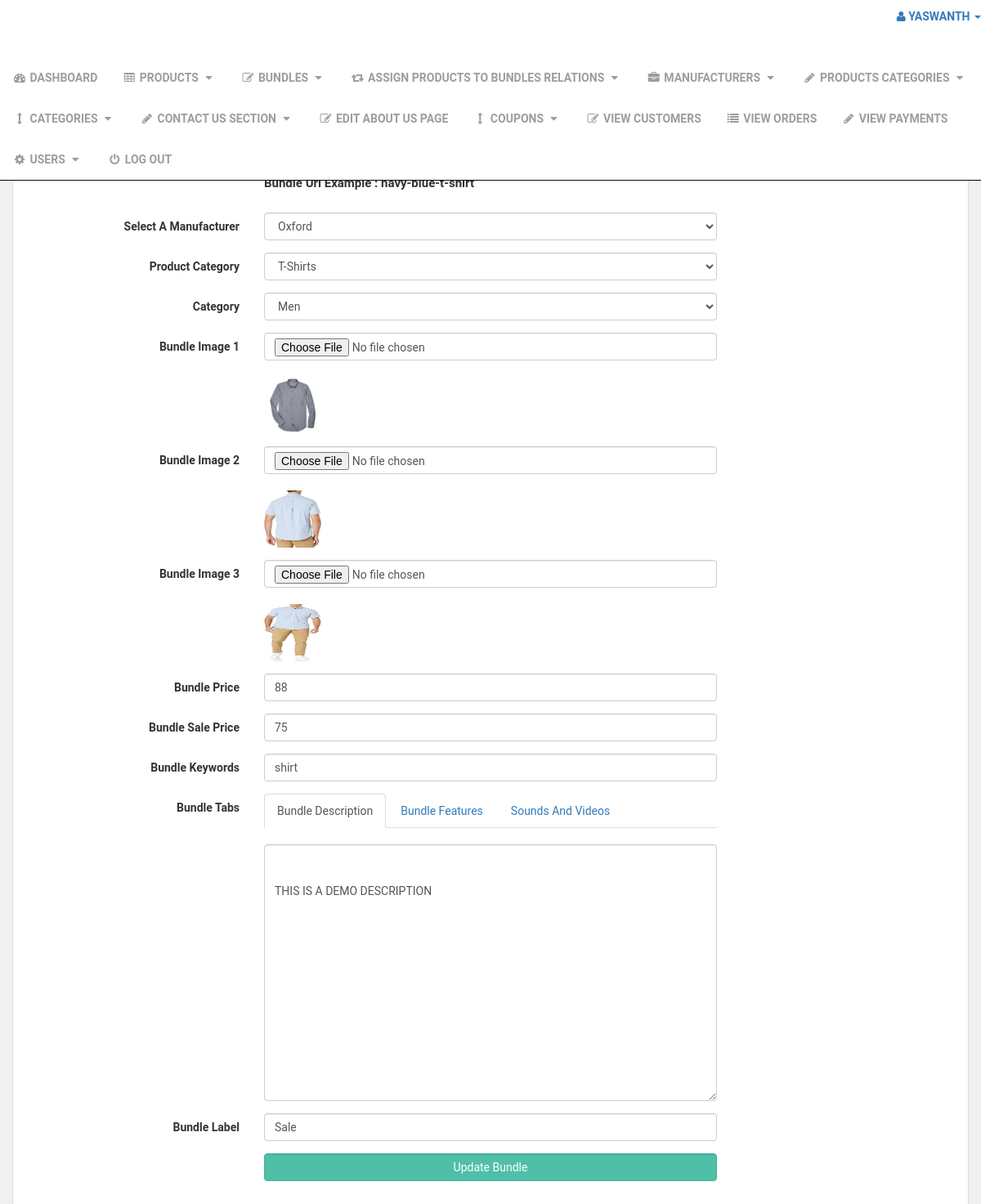
Screenshot of /admin_area/index.php?edit_bundle=15 (signed in) with the database file from the repository.
### tables this page shows
CREATE TABLE `manufacturers` (
  `manufacturer_id` int(10) NOT NULL,
  `manufacturer_title` text NOT NULL,
  `manufacturer_top` text NOT NULL,
  `manufacturer_image` text NOT NULL
);

CREATE TABLE `product_categories` (
  `p_cat_id` int(10) NOT NULL,
  `p_cat_title` text NOT NULL,
  `p_cat_top` text NOT NULL,
  `p_cat_image` text NOT NULL
);

CREATE TABLE `categories` (
  `cat_id` int(10) NOT NULL,
  `cat_title` text NOT NULL,
  `cat_top` text NOT NULL,
  `cat_image` text NOT NULL
);

CREATE TABLE `products` (
  `product_id` int(10) NOT NULL,
  `p_cat_id` int(10) NOT NULL,
  `cat_id` int(10) NOT NULL,
  `manufacturer_id` int(10) NOT NULL,
  `date` timestamp NOT NULL DEFAULT current_timestamp() ON UPDATE current_timestamp(),
  `product_title` text NOT NULL,
  `product_url` text NOT NULL,
  `product_img1` text NOT NULL,
  `product_img2` text NOT NULL,
  `product_img3` text NOT NULL,
  `product_price` int(10) NOT NULL,
  `product_psp_price` int(100) NOT NULL,
  `product_desc` text NOT NULL,
  `product_features` text NOT NULL,
  `product_video` text NOT NULL,
  `product_keywords` text NOT NULL,
  `product_label` text NOT NULL,
  `status` varchar(255) NOT NULL
);

### admin_area/edit_bundle.php (the view, shortened to what this page needs)
<?php
if(!isset($_SESSION['admin_email'])){
echo "<script>window.open('login.php','_self')</script>";
}
else {
?>
<?php
if(isset($_GET['edit_bundle'])){
$edit_id = $_GET['edit_bundle'];
$get_p = "select * from products where product_id='$edit_id'";
$run_edit = mysqli_query($con,$get_p);
$row_edit = mysqli_fetch_array($run_edit);
$p_cat = $row_edit['p_cat_id'];
$cat = $row_edit['cat_id'];
$m_id = $row_edit['manufacturer_id'];
$p_image1 = $row_edit['product_img1'];
$p_image2 = $row_edit['product_img2'];
$p_image3 = $row_edit['product_img3'];
$p_price = $row_edit['product_price'];
$p_desc = $row_edit['product_desc'];
$p_keywords = $row_edit['product_keywords'];
$psp_price = $row_edit['product_psp_price'];
$p_label = $row_edit['product_label'];
}
$get_manufacturer = "select * from manufacturers where manufacturer_id='$m_id'";
$run_manufacturer = mysqli_query($con,$get_manufacturer);
$row_manfacturer = mysqli_fetch_array($run_manufacturer);
$manufacturer_id = $row_manfacturer['manufacturer_id'];
$manufacturer_title = $row_manfacturer['manufacturer_title'];
$get_p_cat = "select * from product_categories where p_cat_id='$p_cat'";
$run_p_cat = mysqli_query($con,$get_p_cat);
$row_p_cat = mysqli_fetch_array($run_p_cat);
$p_cat_title = $row_p_cat['p_cat_title'];
$get_cat = "select * from categories where cat_id='$cat'";
$run_cat = mysqli_query($con,$get_cat);
$row_cat = mysqli_fetch_array($run_cat);
$cat_title = $row_cat['cat_title'];
?>
<!DOCTYPE html>
<html>
<head>
</head>
<body>
<div class="row">
<div class="col-lg-12">
<ol class="breadcrumb">
<li class="active">
</li>
</ol>
</div>
</div>
<div class="row">
<div class="col-lg-12">
<div class="panel panel-default">
<div class="panel-heading">
<h3 class="panel-title">
</h3>
</div>
<div class="panel-body">
<form class="form-horizontal" method="post" enctype="multipart/form-data">
<div class="form-group" >
<label class="col-md-3 control-label" > Bundle Title </label>
<div class="col-md-6" >
</div>
</div>
<div class="form-group" >
<label class="col-md-3 control-label" > Bundle Url </label>
<div class="col-md-6" >
<br>
<p style="font-size:15px; font-weight:bold;">
Bundle Url Example : navy-blue-t-shirt
</p>
</div>
</div>
<div class="form-group" >
<label class="col-md-3 control-label" > Select A Manufacturer </label>
<div class="col-md-6" >
<select name="manufacturer" class="form-control">
<option value="<?php echo $manufacturer_id; ?>">
<?php echo $manufacturer_title; ?>
</option>
</select>
</div>
</div>
<div class="form-group" >
<label class="col-md-3 control-label" > Product Category </label>
<div class="col-md-6" >
<select name="product_cat" class="form-control" >
<option value="<?php echo $p_cat; ?>" > <?php echo $p_cat_title; ?> </option>
</select>
</div>
</div>
<div class="form-group" >
<label class="col-md-3 control-label" > Category </label>
<div class="col-md-6" >
<select name="cat" class="form-control" >
<option value="<?php echo $cat; ?>" > <?php echo $cat_title; ?> </option>
</select>
</div>
</div>
<div class="form-group" >
<label class="col-md-3 control-label" > Bundle Image 1 </label>
<div class="col-md-6" >
<input type="file" name="product_img1" class="form-control" >
<br><img src="product_images/<?php echo $p_image1; ?>" width="70" height="70" >
</div>
</div>
<div class="form-group" >
<label class="col-md-3 control-label" > Bundle Image 2 </label>
<div class="col-md-6" >
<input type="file" name="product_img2" class="form-control" >
<br><img src="product_images/<?php echo $p_image2; ?>" width="70" height="70" >
</div>
</div>
<div class="form-group" >
<label class="col-md-3 control-label" > Bundle Image 3 </label>
<div class="col-md-6" >
<input type="file" name="product_img3" class="form-control" >
<br><img src="product_images/<?php echo $p_image3; ?>" width="70" height="70" >
</div>
</div>
<div class="form-group" >
<label class="col-md-3 control-label" > Bundle Price </label>
<div class="col-md-6" >
<input type="text" name="product_price" class="form-control" required value="<?php echo $p_price; ?>" >
</div>
</div>
<div class="form-group" >
<label class="col-md-3 control-label" > Bundle Sale Price </label>
<div class="col-md-6" >
<input type="text" name="psp_price" class="form-control" required value="<?php echo $psp_price; ?>">
</div>
</div>
<div class="form-group" >
<label class="col-md-3 control-label" > Bundle Keywords </label>
<div class="col-md-6" >
<input type="text" name="product_keywords" class="form-control" required value="<?php echo $p_keywords; ?>" >
</div>
</div>
<div class="form-group" >
<label class="col-md-3 control-label" > Bundle Tabs </label>
<div class="col-md-6" >
<ul class="nav nav-tabs">
<li class="active">
<a data-toggle="tab" href="#description"> Bundle Description </a>
</li>
<li>
<a data-toggle="tab" href="#features"> Bundle Features </a>
</li>
<li>
<a data-toggle="tab" href="#video"> Sounds And Videos </a>
</li>
</ul>
<div class="tab-content">
<div id="description" class="tab-pane fade in active">
<br>
<textarea name="product_desc" class="form-control" rows="15" id="product_desc">
<?php echo $p_desc; ?>
</textarea>
</div>
</div>
</div>
</div>
<div class="form-group" >
<label class="col-md-3 control-label" > Bundle Label </label>
<div class="col-md-6" >
<input type="text" name="product_label" class="form-control" required value="<?php echo $p_label; ?>">
</div>
</div>
<div class="form-group" >
<label class="col-md-3 control-label" ></label>
<div class="col-md-6" >
<input type="submit" name="update" value="Update Bundle" class="btn btn-primary form-control" >
</div>
</div>
</form>
</div>
</div>
</div>
</div>
</body>
</html>
<?php } ?>

### admin_area/includes/sidebar.php (shortened to what this page needs)
<?php
if(!isset($_SESSION['admin_email'])){
echo "<script>window.open('login.php','_self')</script>";
}
else {
?>
<nav class="navbar navbar-inverse navbar-fixed-top" >
<div class="navbar-header" >
<a class="navbar-brand" href="index.php?dashboard" >Admin Panel</a>
</div>
<ul class="nav navbar-right top-nav" >
<li class="dropdown" >
<a href="#" class="dropdown-toggle" data-toggle="dropdown" >
<i class="fa fa-user" ></i>
<?php echo $admin_name; ?> <b class="caret" ></b>
</a>
</li>
</ul>
<div class="collapse navbar-collapse navbar-ex1-collapse">
<ul class="nav navbar-nav side-nav">
<li>
<a href="index.php?dashboard">
<i class="fa fa-fw fa-dashboard"></i> Dashboard
</a>
</li>
<li>
<a href="#" data-toggle="collapse" data-target="#products">
<i class="fa fa-fw fa-table"></i> Products
<i class="fa fa-fw fa-caret-down"></i>
</a>
</li>
<li>
<a href="#" data-toggle="collapse" data-target="#bundles">
<i class="fa fa-fw fa-edit"></i> Bundles
<i class="fa fa-fw fa-caret-down"></i>
</a>
</li>
<li>
<a href="#" data-toggle="collapse" data-target="#relations">
<i class="fa fa-fw fa-retweet"></i> Assign Products To Bundles Relations
<i class="fa fa-fw fa-caret-down"></i>
</a>
</li>
<li>
<a href="#" data-toggle="collapse" data-target="#manufacturers">
<i class="fa fa-fw fa-briefcase"></i> Manufacturers
<i class="fa fa-fw fa-caret-down"></i>
</a>
</li>
<li>
<a href="#" data-toggle="collapse" data-target="#p_cat">
<i class="fa fa-fw fa-pencil"></i> Products Categories
<i class="fa fa-fw fa-caret-down"></i>
</a>
</li>
<li>
<a href="#" data-toggle="collapse" data-target="#cat">
<i class="fa fa-fw fa-arrows-v"></i> Categories
<i class="fa fa-fw fa-caret-down"></i>
</a>
</li>
<li>
<a href="#" data-toggle="collapse" data-target="#contact_us">
<i class="fa fa-fw fa-pencil"> </i> Contact Us Section
<i class="fa fa-fw fa-caret-down"></i>
</a>
</li>
<li>
<a href="index.php?edit_about_us">
<i class="fa fa-fw fa-edit"></i> Edit About Us Page
</a>
</li>
<li>
<a href="#" data-toggle="collapse" data-target="#coupons">
<i class="fa fa-fw fa-arrows-v"></i> Coupons
<i class="fa fa-fw fa-caret-down"></i>
</a>
</li>
<li>
<a href="index.php?view_customers">
<i class="fa fa-fw fa-edit"></i> View Customers
</a>
</li>
<li>
<a href="index.php?view_orders">
<i class="fa fa-fw fa-list"></i> View Orders
</a>
</li>
<li>
<a href="index.php?view_payments">
<i class="fa fa-fw fa-pencil"></i> View Payments
</a>
</li>
<li>
<a href="#" data-toggle="collapse" data-target="#users">
<i class="fa fa-fw fa-gear"></i> Users
<i class="fa fa-fw fa-caret-down"></i>
</a>
</li>
<li>
<a href="logout.php">
<i class="fa fa-fw fa-power-off"></i> Log Out
</a>
</li>
</ul>
</div>
</nav>
<?php } ?>

### styles/style.css (style rules this page uses)
body { font-family: "Roboto", Helvetica, Arial, sans-serif; font-size: 14px; line-height: 1.42857143; color: #333333; background-color: #f0f0f0; overflow-x: hidden; }
.navbar { background:white; }
.navbar-brand { float:left; padding: 10px 15px; font-size:18px; line-height:20px; height:70px; }
.navbar ul.nav > li > a { text-transform:uppercase; font-weight:bold; font-size:14px; }
.btn-primary { color:rgb(255, 255, 255); background-color:rgb(79, 191, 168); border-color:rgb(65, 179, 156); }
.breadcrumb { padding: 8px 15px; margin-bottom:20px; background-color: #ffffff; border-radius: 0; box-shadow: 0 1px 5px rgba(0, 0, 0, 0.5); }

### rows the page displays
manufacturers: manufacturer "Oxford"
product_categories: product_cat "T-Shirts"
categories: cat "Men"
products: product_img1 (picture), product_img2 (picture), product_img3 (picture), product_price "88", psp_price "75", product_keywords "shirt", product_desc "THIS IS A DEMO DESCRIPTION", product_label "Sale"

### other values shown
$admin_name "YASWANTH"
